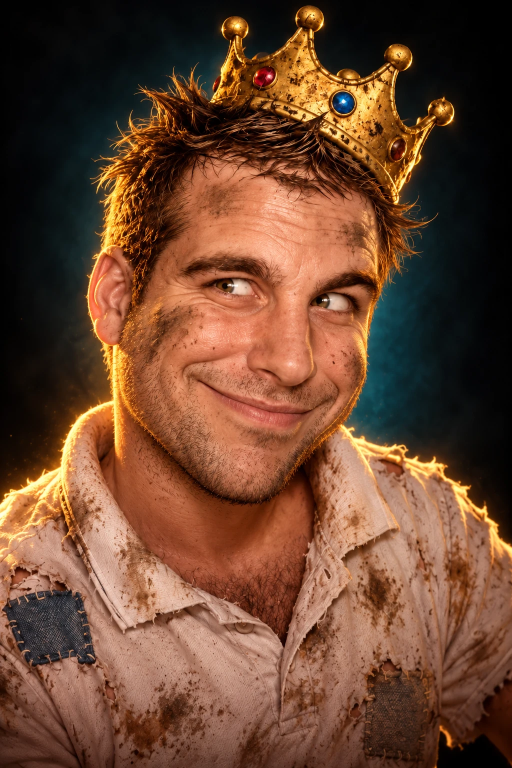
#> input picture tools/slot-arena-cinema/talking-v6/closed-alex.webp, 1024 x 1536 px, given in place of closed-alex.webp.webp, which was not available (shown at 1/2 size)
$ python animate_face.py closed-alex.webp
#> lines starting #> are read from the running program, lines starting #| are printed output that depends on the picture
from pathlib import Path
import cv2,numpy as np,wave,subprocess,sys,math

root=Path(__file__).resolve().parent
who=sys.argv[1]
source=root.parent/'roast-v5'/f'{who}.webp'
opened=cv2.resize(cv2.imread(str(source)),(512,768)).astype(np.float32)
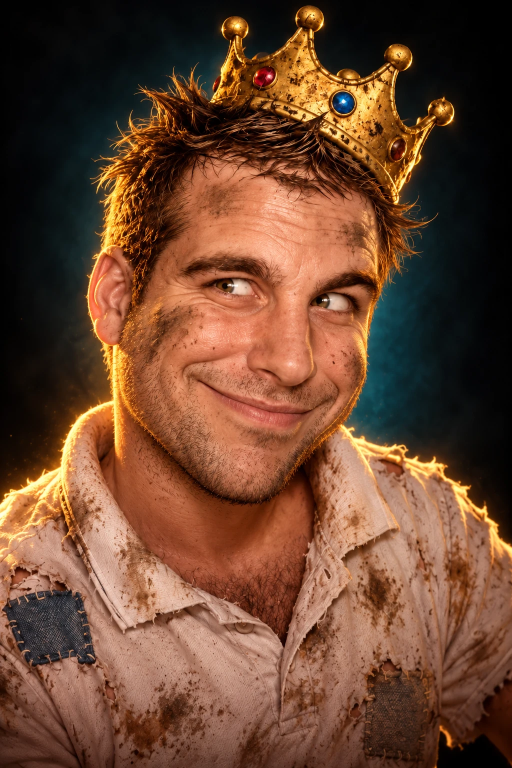
#> opened: shape (768, 512, 3) float32; mean B, G, R 48.6, 70.4, 108.7
closed=cv2.resize(cv2.imread(str(root/f'closed-{who}.webp')),(512,768)).astype(np.float32)
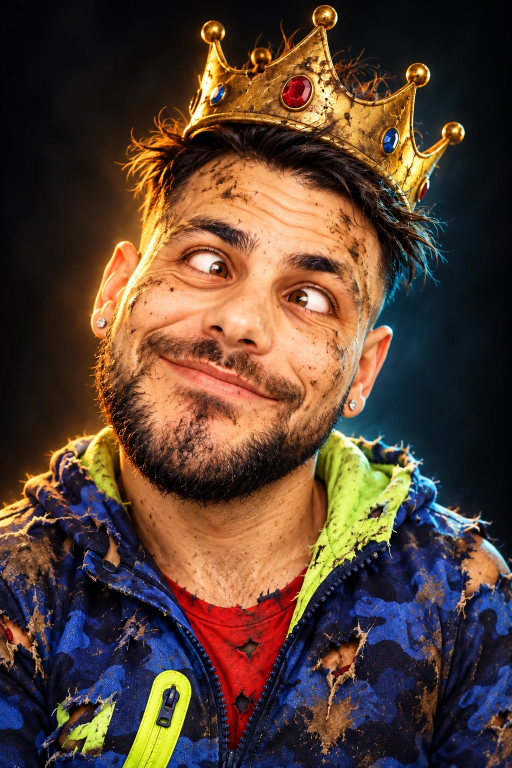
#> input picture tools/slot-arena-cinema/talking-v6/closed-marc.webp, 1024 x 1536 px, given in place of closed-closed-alex.webp.webp, which was not available (shown at 1/2 size)
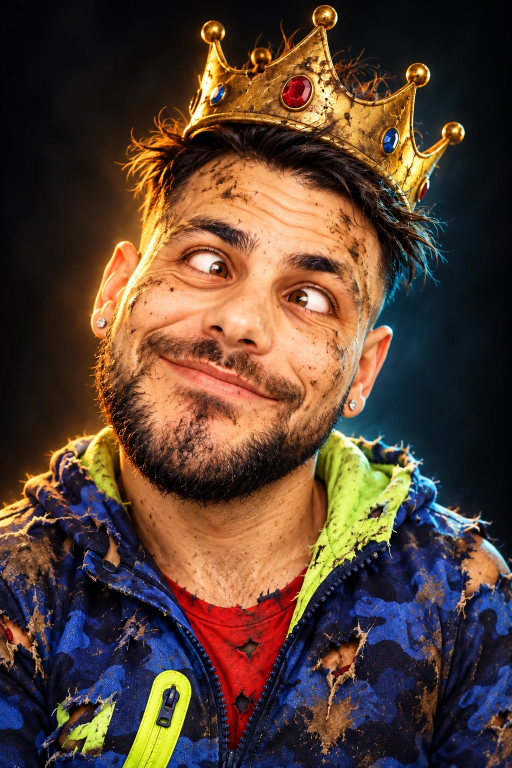
#> closed: shape (768, 512, 3) float32; mean B, G, R 51.7, 65.3, 88.7
# Only the generated mouth keyframe is used; the reference face stays intact.
cx,cy,rx,ry=(260,420,105,78) if who=='alex' else (220,390,108,80)
yy,xx=np.mgrid[0:768,0:512].astype(np.float32)
radius=((xx-cx)/rx)**2+((yy-cy)/ry)**2
mask=np.clip((1.2-radius)/.55,0,1)[...,None]
flow=cv2.calcOpticalFlowFarneback(cv2.cvtColor(closed.astype('uint8'),cv2.COLOR_BGR2GRAY),cv2.cvtColor(opened.astype('uint8'),cv2.COLOR_BGR2GRAY),None,.5,3,29,4,7,1.5,0)
#> (the run stopped early here; a loop or call above may not have finished)
